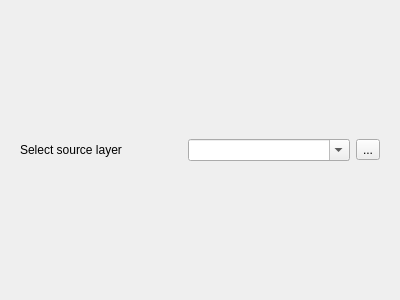
<?xml version="1.0" encoding="UTF-8"?>
<ui version="4.0">
 <class>Dialog</class>
 <widget class="QDialog" name="Dialog">
  <property name="geometry">
   <rect>
    <x>0</x>
    <y>0</y>
    <width>400</width>
    <height>300</height>
   </rect>
  </property>
  <property name="windowTitle">
   <string>Dialog</string>
  </property>
  <property name="locale">
   <locale language="English" country="UnitedStates"/>
  </property>
  <layout class="QVBoxLayout" name="verticalLayout">
   <item>
    <widget class="QWidget" name="widget" native="true">
     <layout class="QHBoxLayout" name="horizontalLayout">
      <item>
       <widget class="QLabel" name="SOURCE_LBL">
        <property name="text">
         <string>Select source layer</string>
        </property>
       </widget>
      </item>
      <item>
       <widget class="QComboBox" name="SOURCE_CB">
        <property name="editable">
         <bool>true</bool>
        </property>
       </widget>
      </item>
      <item>
       <widget class="QToolButton" name="SOURCE_BTN">
        <property name="text">
         <string>...</string>
        </property>
       </widget>
      </item>
     </layout>
    </widget>
   </item>
  </layout>
 </widget>
 <resources/>
 <connections/>
</ui>
